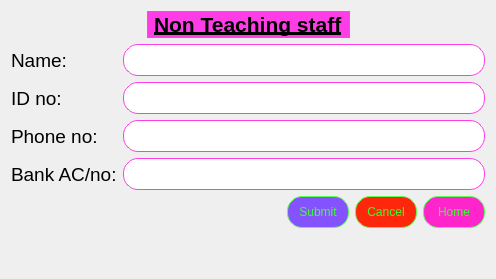
      <widget class="QWidget" name="page_4">
       <layout class="QVBoxLayout" name="verticalLayout_11">
        <item>
         <layout class="QHBoxLayout" name="horizontalLayout_17">
          <item>
           <spacer name="horizontalSpacer_23">
            <property name="orientation">
             <enum>Qt::Horizontal</enum>
            </property>
            <property name="sizeHint" stdset="0">
             <size>
              <width>40</width>
              <height>20</height>
             </size>
            </property>
           </spacer>
          </item>
          <item>
           <widget class="QLabel" name="label_31">
            <property name="font">
             <font>
              <pointsize>16</pointsize>
              <weight>75</weight>
              <bold>true</bold>
              <underline>true</underline>
             </font>
            </property>
            <property name="styleSheet">
             <string notr="true">background-color: rgb(255, 61, 230);
border: 1px solid rgb(136, 125, 255);
border-radius: 15px;</string>
            </property>
            <property name="text">
             <string>Non Teaching staff</string>
            </property>
           </widget>
          </item>
          <item>
           <spacer name="horizontalSpacer_24">
            <property name="orientation">
             <enum>Qt::Horizontal</enum>
            </property>
            <property name="sizeHint" stdset="0">
             <size>
              <width>40</width>
              <height>20</height>
             </size>
            </property>
           </spacer>
          </item>
         </layout>
        </item>
        <item>
         <layout class="QFormLayout" name="formLayout_5">
          <property name="bottomMargin">
           <number>0</number>
          </property>
          <item row="0" column="0">
           <widget class="QLabel" name="label_32">
            <property name="font">
             <font>
              <pointsize>14</pointsize>
             </font>
            </property>
            <property name="text">
             <string>Name:</string>
            </property>
           </widget>
          </item>
          <item row="0" column="1">
           <widget class="QLineEdit" name="NTname">
            <property name="sizePolicy">
             <sizepolicy hsizetype="Fixed" vsizetype="Fixed">
              <horstretch>0</horstretch>
              <verstretch>0</verstretch>
             </sizepolicy>
            </property>
            <property name="styleSheet">
             <string notr="true">height: 30px;
width: 350px;
border: 1px solid  rgb(255, 61, 230);
border-radius: 15px;
padding-left: 10px;</string>
            </property>
           </widget>
          </item>
          <item row="2" column="0">
           <widget class="QLabel" name="label_33">
            <property name="font">
             <font>
              <pointsize>14</pointsize>
             </font>
            </property>
            <property name="text">
             <string>ID no:</string>
            </property>
           </widget>
          </item>
          <item row="2" column="1">
           <widget class="QLineEdit" name="NTid">
            <property name="sizePolicy">
             <sizepolicy hsizetype="Fixed" vsizetype="Fixed">
              <horstretch>0</horstretch>
              <verstretch>0</verstretch>
             </sizepolicy>
            </property>
            <property name="styleSheet">
             <string notr="true">height: 30px;
width: 350px;
border: 1px solid  rgb(255, 61, 230);
border-radius: 15px;
padding-left: 10px;</string>
            </property>
           </widget>
          </item>
          <item row="3" column="0">
           <widget class="QLabel" name="label_34">
            <property name="font">
             <font>
              <pointsize>14</pointsize>
             </font>
            </property>
            <property name="text">
             <string>Phone no:</string>
            </property>
           </widget>
          </item>
          <item row="3" column="1">
           <widget class="QLineEdit" name="NTphone_no">
            <property name="sizePolicy">
             <sizepolicy hsizetype="Fixed" vsizetype="Fixed">
              <horstretch>0</horstretch>
              <verstretch>0</verstretch>
             </sizepolicy>
            </property>
            <property name="styleSheet">
             <string notr="true">height: 30px;
width: 350px;
border: 1px solid  rgb(255, 61, 230);
border-radius: 15px;
padding-left: 10px;</string>
            </property>
           </widget>
          </item>
          <item row="4" column="0">
           <widget class="QLabel" name="label_35">
            <property name="font">
             <font>
              <pointsize>14</pointsize>
             </font>
            </property>
            <property name="text">
             <string>Bank AC/no:</string>
            </property>
           </widget>
          </item>
          <item row="4" column="1">
           <widget class="QLineEdit" name="NTPhone_no">
            <property name="sizePolicy">
             <sizepolicy hsizetype="Fixed" vsizetype="Fixed">
              <horstretch>0</horstretch>
              <verstretch>0</verstretch>
             </sizepolicy>
            </property>
            <property name="styleSheet">
             <string notr="true">height: 30px;
width: 350px;
border: 1px solid  rgb(255, 61, 230);
border-radius: 15px;
padding-left: 10px;</string>
            </property>
           </widget>
          </item>
         </layout>
        </item>
        <item>
         <layout class="QHBoxLayout" name="horizontalLayout_18">
          <property name="bottomMargin">
           <number>0</number>
          </property>
          <item>
           <spacer name="horizontalSpacer_25">
            <property name="orientation">
             <enum>Qt::Horizontal</enum>
            </property>
            <property name="sizeType">
             <enum>QSizePolicy::Expanding</enum>
            </property>
            <property name="sizeHint" stdset="0">
             <size>
              <width>40</width>
              <height>20</height>
             </size>
            </property>
           </spacer>
          </item>
          <item>
           <widget class="QPushButton" name="NTSubmit">
            <property name="sizePolicy">
             <sizepolicy hsizetype="Fixed" vsizetype="Fixed">
              <horstretch>0</horstretch>
              <verstretch>0</verstretch>
             </sizepolicy>
            </property>
            <property name="styleSheet">
             <string notr="true">background-color: rgb(132, 83, 255);
border: 1px solid rgb(94, 255, 83);
width: 60px ;
height: 30px;
border-radius: 15px;
color:rgb(63, 255, 42);</string>
            </property>
            <property name="text">
             <string>Submit</string>
            </property>
           </widget>
          </item>
          <item>
           <widget class="QPushButton" name="NtCancel">
            <property name="sizePolicy">
             <sizepolicy hsizetype="Fixed" vsizetype="Fixed">
              <horstretch>0</horstretch>
              <verstretch>0</verstretch>
             </sizepolicy>
            </property>
            <property name="styleSheet">
             <string notr="true">background-color: rgb(255, 39, 11);
border: 1px solid rgb(94, 255, 83);
width: 60px ;
height: 30px;
border-radius: 15px;
color:rgb(63, 255, 42);</string>
            </property>
            <property name="text">
             <string>Cancel</string>
            </property>
           </widget>
          </item>
          <item>
           <widget class="QPushButton" name="pushButton_2">
            <property name="sizePolicy">
             <sizepolicy hsizetype="Fixed" vsizetype="Fixed">
              <horstretch>0</horstretch>
              <verstretch>0</verstretch>
             </sizepolicy>
            </property>
            <property name="styleSheet">
             <string notr="true">background-color: rgb(255, 37, 204);
border: 1px solid rgb(94, 255, 83);
width: 60px ;
height: 30px;
border-radius: 15px;
color:rgb(63, 255, 42);</string>
            </property>
            <property name="text">
             <string>Home</string>
            </property>
           </widget>
          </item>
         </layout>
        </item>
        <item>
         <spacer name="verticalSpacer_5">
          <property name="orientation">
           <enum>Qt::Vertical</enum>
          </property>
          <property name="sizeHint" stdset="0">
           <size>
            <width>20</width>
            <height>40</height>
           </size>
          </property>
         </spacer>
        </item>
       </layout>
      </widget>
